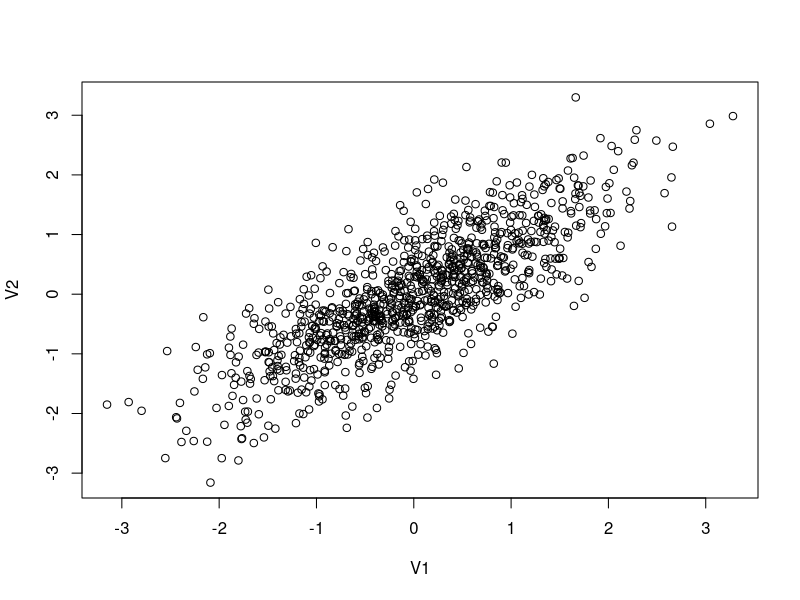

This chart was generated by the following R code: (Note: this script raises an error after producing the figure.)
## ---- chunk 1
install.packages("dplyr")
## ---- chunk 2
knitr::opts_chunk$set(echo = TRUE)
## ---- chunk 3
#This is a comment, alone in a chunk. 

## ---- chunk 4
library(MASS)
library(ggplot2)

out <- as.data.frame(mvrnorm(1000, mu = c(0,0), 
                     Sigma = matrix(c(1,0.8,0.8,1), ncol = 2), 
                     empirical = TRUE))
cor(out)
plot(out)

## ---- chunk 5
out$error<-rnorm(1000, mean=0, sd=1)

#The data generating process
B1<-3
B2<-6

out$Y<-out$V1*B1+out$V2*B2+out$error
View(out)
## ---- chunk 6
model<-lm(Y~V1+V2, out)
summary(model)
## ---- chunk 7
model2<-lm(Y~V1, out)
summary(model2)
## ---- chunk 8
out$Y_adj<-out$Y-6*out$V2
model3<-lm(Y_adj~V1, out)
summary(model3)
## ---- chunk 9
samp<-sample_n(out, 200)
samp
## ---- chunk 10
plotted<-ggplot(samp, aes(V1, y = value, color = variable)) + 
    geom_point(aes(y = Y, col = "Y"),  alpha=.5) + 
    geom_point(aes(y = Y_adj, col = "Y_adj"), alpha=.5)+
    geom_smooth(method='lm', aes(y = Y, col = "Y"))+
    geom_smooth(method='lm', aes(y = Y_adj, col = "Y_adj")) + theme_bw() + labs(x="Variable 1", y="Value", title = "Generated Regression Model with Y and Y-adjusted")

plotted

## ---- chunk 11
new<-lm(inctot~edu, cps_clean)
summary(new)
